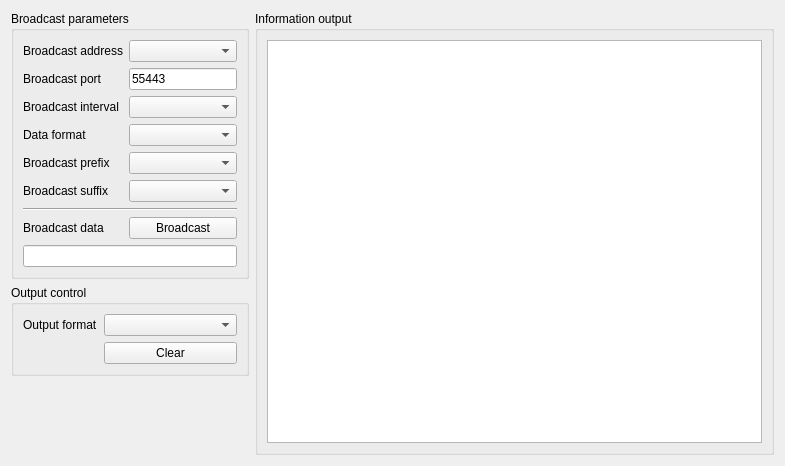
<?xml version="1.0" encoding="UTF-8"?>
<ui version="4.0">
 <class>BroadcastAssistant</class>
 <widget class="QWidget" name="BroadcastAssistant">
  <property name="geometry">
   <rect>
    <x>0</x>
    <y>0</y>
    <width>785</width>
    <height>466</height>
   </rect>
  </property>
  <property name="windowTitle">
   <string notr="true">Form</string>
  </property>
  <layout class="QGridLayout" name="gridLayout_2">
   <item row="1" column="0">
    <widget class="QGroupBox" name="groupBox_3">
     <property name="title">
      <string>Output control</string>
     </property>
     <layout class="QGridLayout" name="gridLayout_4">
      <item row="0" column="0">
       <widget class="QLabel" name="label_6">
        <property name="sizePolicy">
         <sizepolicy hsizetype="Fixed" vsizetype="Preferred">
          <horstretch>0</horstretch>
          <verstretch>0</verstretch>
         </sizepolicy>
        </property>
        <property name="text">
         <string>Output format</string>
        </property>
       </widget>
      </item>
      <item row="0" column="1">
       <widget class="QComboBox" name="comboBoxOutputFormat"/>
      </item>
      <item row="1" column="1">
       <widget class="QPushButton" name="pushButtonClear">
        <property name="text">
         <string>Clear</string>
        </property>
       </widget>
      </item>
     </layout>
    </widget>
   </item>
   <item row="0" column="0">
    <widget class="QGroupBox" name="groupBox">
     <property name="title">
      <string>Broadcast parameters</string>
     </property>
     <layout class="QGridLayout" name="gridLayout_3">
      <item row="5" column="1">
       <widget class="QComboBox" name="comboBoxBroadcastSuffix"/>
      </item>
      <item row="0" column="0">
       <widget class="QLabel" name="label">
        <property name="sizePolicy">
         <sizepolicy hsizetype="Fixed" vsizetype="Preferred">
          <horstretch>0</horstretch>
          <verstretch>0</verstretch>
         </sizepolicy>
        </property>
        <property name="text">
         <string>Broadcast address</string>
        </property>
       </widget>
      </item>
      <item row="1" column="1">
       <widget class="QLineEdit" name="lineEditBroadcastPort">
        <property name="sizePolicy">
         <sizepolicy hsizetype="Preferred" vsizetype="Fixed">
          <horstretch>0</horstretch>
          <verstretch>0</verstretch>
         </sizepolicy>
        </property>
        <property name="text">
         <string>55443</string>
        </property>
       </widget>
      </item>
      <item row="6" column="0" colspan="2">
       <widget class="Line" name="line">
        <property name="orientation">
         <enum>Qt::Orientation::Horizontal</enum>
        </property>
       </widget>
      </item>
      <item row="3" column="0">
       <widget class="QLabel" name="label_8">
        <property name="sizePolicy">
         <sizepolicy hsizetype="Fixed" vsizetype="Preferred">
          <horstretch>0</horstretch>
          <verstretch>0</verstretch>
         </sizepolicy>
        </property>
        <property name="text">
         <string>Data format</string>
        </property>
       </widget>
      </item>
      <item row="3" column="1">
       <widget class="QComboBox" name="comboBoxBroadcastFormat"/>
      </item>
      <item row="2" column="1">
       <widget class="QComboBox" name="comboBoxBroadcastInterval"/>
      </item>
      <item row="4" column="0">
       <widget class="QLabel" name="label_5">
        <property name="sizePolicy">
         <sizepolicy hsizetype="Fixed" vsizetype="Preferred">
          <horstretch>0</horstretch>
          <verstretch>0</verstretch>
         </sizepolicy>
        </property>
        <property name="text">
         <string>Broadcast prefix</string>
        </property>
       </widget>
      </item>
      <item row="2" column="0">
       <widget class="QLabel" name="label_3">
        <property name="sizePolicy">
         <sizepolicy hsizetype="Fixed" vsizetype="Preferred">
          <horstretch>0</horstretch>
          <verstretch>0</verstretch>
         </sizepolicy>
        </property>
        <property name="text">
         <string>Broadcast interval</string>
        </property>
       </widget>
      </item>
      <item row="0" column="1">
       <widget class="QComboBox" name="comboBoxBroadcastAddress"/>
      </item>
      <item row="4" column="1">
       <widget class="QComboBox" name="comboBoxBroadcastPrefix"/>
      </item>
      <item row="5" column="0">
       <widget class="QLabel" name="label_7">
        <property name="sizePolicy">
         <sizepolicy hsizetype="Fixed" vsizetype="Preferred">
          <horstretch>0</horstretch>
          <verstretch>0</verstretch>
         </sizepolicy>
        </property>
        <property name="text">
         <string>Broadcast suffix</string>
        </property>
       </widget>
      </item>
      <item row="1" column="0">
       <widget class="QLabel" name="label_2">
        <property name="sizePolicy">
         <sizepolicy hsizetype="Fixed" vsizetype="Preferred">
          <horstretch>0</horstretch>
          <verstretch>0</verstretch>
         </sizepolicy>
        </property>
        <property name="text">
         <string>Broadcast port</string>
        </property>
       </widget>
      </item>
      <item row="8" column="0" colspan="2">
       <widget class="QLineEdit" name="lineEditBroadcastData">
        <property name="sizePolicy">
         <sizepolicy hsizetype="Preferred" vsizetype="Fixed">
          <horstretch>0</horstretch>
          <verstretch>0</verstretch>
         </sizepolicy>
        </property>
       </widget>
      </item>
      <item row="7" column="0">
       <widget class="QLabel" name="label_4">
        <property name="sizePolicy">
         <sizepolicy hsizetype="Preferred" vsizetype="Preferred">
          <horstretch>0</horstretch>
          <verstretch>0</verstretch>
         </sizepolicy>
        </property>
        <property name="text">
         <string>Broadcast data</string>
        </property>
       </widget>
      </item>
      <item row="7" column="1">
       <widget class="QPushButton" name="pushButtonBroadcast">
        <property name="text">
         <string>Broadcast</string>
        </property>
       </widget>
      </item>
     </layout>
    </widget>
   </item>
   <item row="2" column="0">
    <spacer name="verticalSpacer">
     <property name="orientation">
      <enum>Qt::Orientation::Vertical</enum>
     </property>
     <property name="sizeHint" stdset="0">
      <size>
       <width>20</width>
       <height>40</height>
      </size>
     </property>
    </spacer>
   </item>
   <item row="0" column="1" rowspan="3">
    <widget class="QGroupBox" name="groupBox_2">
     <property name="sizePolicy">
      <sizepolicy hsizetype="Expanding" vsizetype="Expanding">
       <horstretch>0</horstretch>
       <verstretch>0</verstretch>
      </sizepolicy>
     </property>
     <property name="title">
      <string>Information output</string>
     </property>
     <layout class="QGridLayout" name="gridLayout">
      <item row="0" column="0">
       <widget class="QTextBrowser" name="textBrowserInformation"/>
      </item>
     </layout>
    </widget>
   </item>
  </layout>
 </widget>
 <resources/>
 <connections/>
</ui>
